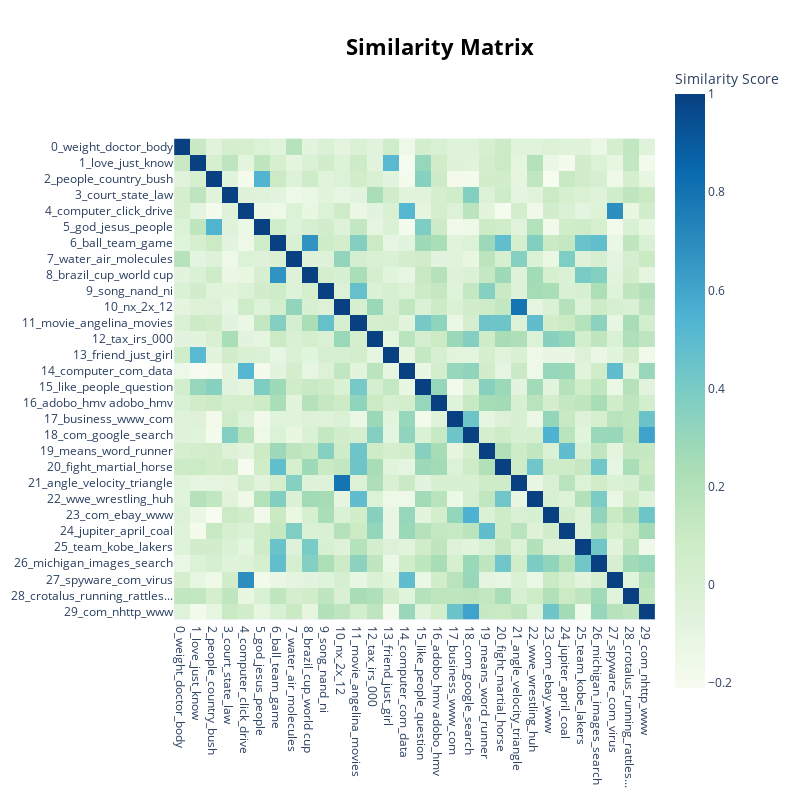

This figure's notebook cell:
### Code cell
topic_model.visualize_heatmap(top_n_topics=30)

### Figure 1 — Plotly figure (JSON) as saved in the notebook; plotly's stock layout.template omitted (floating-point values rounded to 4 significant figures; data arrays with more than 128 entries replaced by an {"elided": "..."} marker saying what was removed)
{"data": [{"coloraxis": "coloraxis", "name": "0", "x": ["0_weight_doctor_body", "1_love_just_know", "2_people_country_bush", "3_court_state_law", "4_computer_click_drive", "5_god_jesus_people", "6_ball_team_game", "7_water_air_molecules", "8_brazil_cup_world cup", "9_song_nand_ni", "10_nx_2x_12", "11_movie_angelina_movies", "12_tax_irs_000", "13_friend_just_girl", "14_computer_com_data", "15_like_people_question", "16_adobo_hmv adobo_hmv", "17_business_www_com", "18_com_google_search", "19_means_word_runner", "20_fight_martial_horse", "21_angle_velocity_triangle", "22_wwe_wrestling_huh", "23_com_ebay_www", "24_jupiter_april_coal", "25_team_kobe_lakers", "26_michigan_images_search", "27_spyware_com_virus", "28_crotalus_running_rattles...", "29_com_nhttp_www"], "y": ["0_weight_doctor_body", "1_love_just_know", "2_people_country_bush", "3_court_state_law", "4_computer_click_drive", "5_god_jesus_people", "6_ball_team_game", "7_water_air_molecules", "8_brazil_cup_world cup", "9_song_nand_ni", "10_nx_2x_12", "11_movie_angelina_movies", "12_tax_irs_000", "13_friend_just_girl", "14_computer_com_data", "15_like_people_question", "16_adobo_hmv adobo_hmv", "17_business_www_com", "18_com_google_search", "19_means_word_runner", "20_fight_martial_horse", "21_angle_velocity_triangle", "22_wwe_wrestling_huh", "23_com_ebay_www", "24_jupiter_april_coal", "25_team_kobe_lakers", "26_michigan_images_search", "27_spyware_com_virus", "28_crotalus_running_rattles...", "29_com_nhttp_www"], "z": {"elided": "30x30 float values"}, "type": "heatmap", "xaxis": "x", "yaxis": "y", "hovertemplate": "x: %{x}<br>y: %{y}<br>Similarity Score: %{z}<extra></extra>"}], "layout": {"xaxis": {"anchor": "y", "domain": [0, 1], "scaleanchor": "y", "constrain": "domain"}, "yaxis": {"anchor": "x", "domain": [0, 1], "autorange": "reversed", "constrain": "domain"}, "coloraxis": {"colorbar": {"title": {"text": "Similarity Score"}}, "colorscale": [[0, "rgb(247,252,240)"], [0.125, "rgb(224,243,219)"], [0.25, "rgb(204,235,197)"], [0.375, "rgb(168,221,181)"], [0.5, "rgb(123,204,196)"], [0.625, "rgb(78,179,211)"], [0.75, "rgb(43,140,190)"], [0.875, "rgb(8,104,172)"], [1, "rgb(8,64,129)"]]}, "margin": {"t": 60}, "title": {"font": {"size": 22, "color": "Black"}, "text": "<b>Similarity Matrix</b>", "y": 0.95, "x": 0.55, "xanchor": "center", "yanchor": "top"}, "hoverlabel": {"font": {"size": 16, "family": "Rockwell"}, "bgcolor": "white"}, "width": 800, "height": 800, "showlegend": true, "legend": {"title": {"text": "Trend"}}}}
